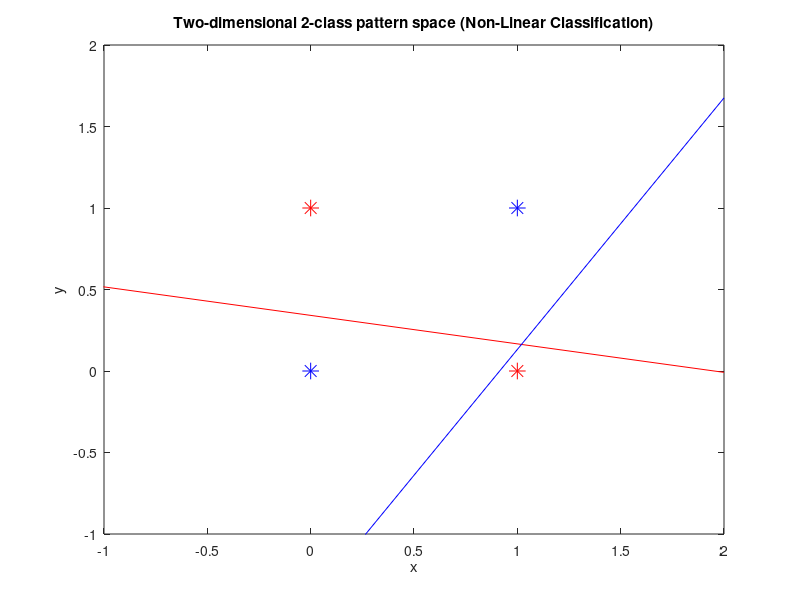
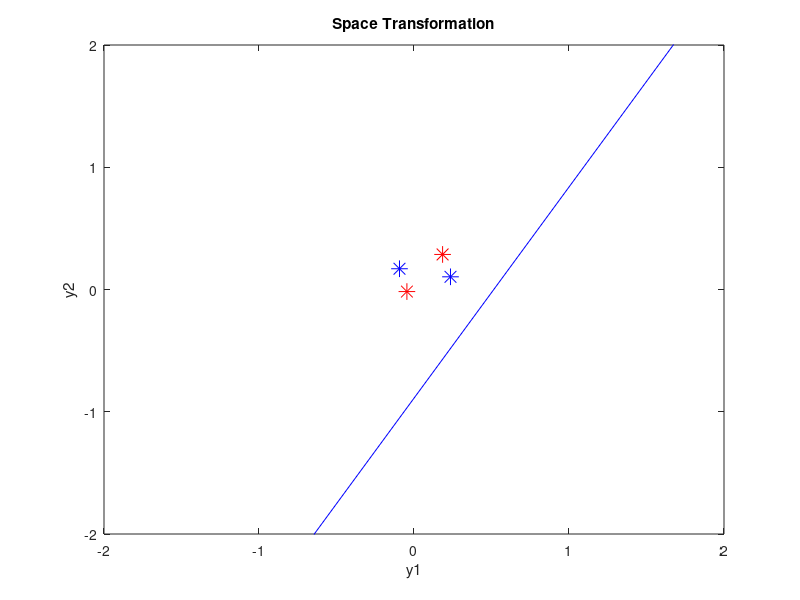
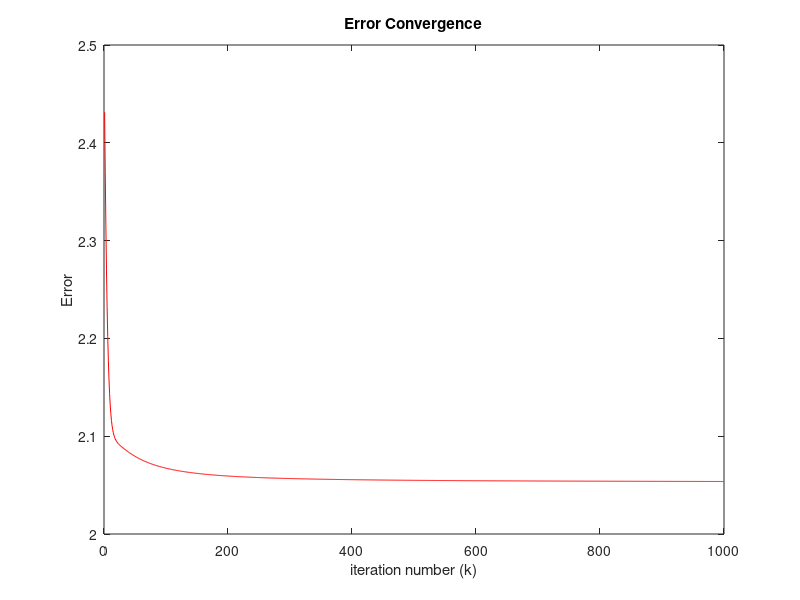

Write the MATLAB code that produced these figures, in order.
%   Author:  Aref YELGHI                                     
%   year:    2013                                                  
%   E-mail:  ar.yelqi (at) gmail (dot) com  

clc; close all; clear all;

% create training set.
cat=2;
num=2;

title('Two-dimensional 2-class pattern space (Non-Linear Classification)');
xlabel('x');
ylabel('y');

pat_1=[0 1; 1 0];
plot(pat_1(1,:),pat_1(2,:),'*r','MarkerSize',12); 
 axis([-1 2 -1 2])
hold on
% augmented input vectors
pat_1(3,:)=-1; % adding third column 1 to main data
y1=pat_1;
d1=ones(1,num);

pat_2=[0 1; 0 1];
plot(pat_2(1,:),pat_2(2,:),'*b','MarkerSize',12); 
pat_2(3,:)=-1; 
y2=pat_2;
d2=-1*ones(1,num);

z=[y1 y2];
d=[d1 d2];

% RDPTA Implementation
%  
 I=3; 
 J=3; 
 K=1; 
 y=zeros(J,1);
 y(J,1)= -1;
 
  n=0.1;
  L=1;
  W= (-1+2*rand(J,K));
  V=(-1+2*rand(I,J-1));
  Emax=0.1; 
  E=0;
  p=1;
  q=1;

  W
  V
  
while q<1000
   b=0;
   while p <= (cat*num)
       % compute y
       for j=1:J-1
           nety=V(:,j)'*z(:,p);
           y(j)=(2/(1+exp(-L*nety)))-1;
           
           m0(j)=y(j);
       end
       if p<=2
           m1(:,p)=[m0];
       end 
       
        if (p>2) 
           b=b+1;
           m2(:,b)=[m0];
       end     
           
       % compute o
       for k=1:K
           neto=W(:,k)'*y;
           o(k)=(2/(1+exp(-L*neto)))-1;   
           E=0.5*((d(k,p)-o(k)).^2)+E;
           
           So(k)= 0.5*(d(k,p)-o(k))*(1-o(k).^2); % output layer error signal
       end
           % hidden layer error signal 
       for j=1:J-1
           SS=0;
           for k=1:K
               SS=SS+ So(k)*W(j,k);
           end
           Sy(j)= 0.5*(1-y(j).^2)* SS; % hidden layer error signal
       end       
          % W and V Weights update      
           for k=1:K
               for j=1:J
                  W(j,k)=W(j,k)+ n * So(k) * y(j);  % output layer weight adjusted
               end
           end
               for j=1:J-1
                  for i=1:I
                       V(i,j)=V(i,j)+ n * Sy(j) * z(i,p);  % hidden layer weight adjusted
                  end
               end
      
       p=p+1;
   end
   
   Eu(q)=E;
%     % plot line
% if k==1
%      % ax + by + c = 0 ==> y=(-c-ax)/b;
%      x1 = [0,1];   %x = [xmin,xmax]; 
%      if W(1,2)==0
%          W(1,2)=W(1,2)+0.0001;
%      end
%      y1 = (-W(1,3)/W(1,2))-((W(1,1)*x1)/W(1,2));
%      plot(x1,y1,'Color','r')
%      hold on

%      
%      if W(2,2)==0
%          W(2,2)=W(2,2)+0.0001;
%      end
%      y2 = (-W(2,3)/W(2,2))-((W(2,1)*x1)/W(2,2));
%      plot(x1,y2,'Color','b')
%      hold on
%      
%      if W(3,2)==0
%          W(3,2)=W(3,2)+0.0001;
%      end
%      y3 = (-W(3,3)/W(3,2))-((W(3,1)*x1)/W(3,2));
%      plot(x1,y3,'Color','g')
%      hold on
%      
%      if W(4,2)==0
%          W(4,2)=W(4,2)+0.0001;
%      end
%      y4 = (-W(4,3)/W(4,2))-((W(4,1)*x1)/W(4,2));
%      plot(x1,y4,'Color','k')
%      hold on
%     
%     if W(4,2)==0
%          W(4,2)=W(4,2)+0.0001;
%      end
%      y5 = (-W(5,3)/W(5,2))-((W(5,1)*x1)/W(5,2));
%      plot(x1,y5,'Color','y')
%      hold on
%   drawnow; pause(0.1)
% end 
   
   if E<Emax
     break
   else
       E=0;
       p=1;
   end
 q=q+1;
end
%
 q
 W
 V
 
%  
%  % plot line
%      % ax + by + c = 0 ==> y=(-c-ax)/b;
    

title('Two-dimensional 2-class pattern space (Non-Linear Classification)');
xlabel('x');
ylabel('y');

     V=V'; 
     x1 = [-2,2];   %x = [xmin,xmax]; 
     if V(1,2)==0
         V(1,2)=V(1,2)+0.0001;
     end
     y1 = (V(1,3)/V(1,2))-((V(1,1)*x1)/V(1,2));
     plot(x1,y1,'Color','r')
     hold on
     
     if V(2,2)==0
         V(2,2)=V(2,2)+0.0001;
     end
     y2 = (V(2,3)/V(2,2))-((V(2,1)*x1)/V(2,2));
     plot(x1,y2,'Color','b')
     hold on
     
%      if V(3,2)==0
%          V(3,2)=V(3,2)+0.0001;
%      end
%      y3 = (V(3,3)/V(3,2))-((V(3,1)*x1)/V(3,2));
%      plot(x1,y3,'Color','g')
%      hold on
%      
%      if W(4,2)==0
%          W(4,2)=W(4,2)+0.0001;
%      end
%      y4 = (-W(4,3)/W(4,2))-((W(4,1)*x1)/W(4,2));
%      plot(x1,y4,'Color','k')
%      hold on
%     
%     if W(5,2)==0
%          W(5,2)=W(5,2)+0.0001;
%      end
%      y5 = (-W(5,3)/W(5,2))-((W(5,1)*x1)/W(5,2));
%      plot(x1,y5,'Color','y')
%      hold on
%      
 

figure (2)

plot(m1(1,:),m1(2,:),'*r','MarkerSize',12); 
axis([-2 2 -2 2])
hold on

plot(m2(1,:),m2(2,:),'*b','MarkerSize',12); 
hold on

  if W(2,1)==0
         W(2,1)=W(2,1)+0.0001;
  end
     y2 = (W(3,1)/W(2,1))-((W(1,1)*x1)/W(2,1));
     plot(x1,y2,'Color','b')
 title('Space Transformation');
xlabel('y1');
ylabel('y2');    
     
t=1:length(Eu);
 figure (3)
 plot(t,Eu,'Color','r')
 title('Error Convergence');
 xlabel('iteration number (k)');
 ylabel('Error');
 
 
